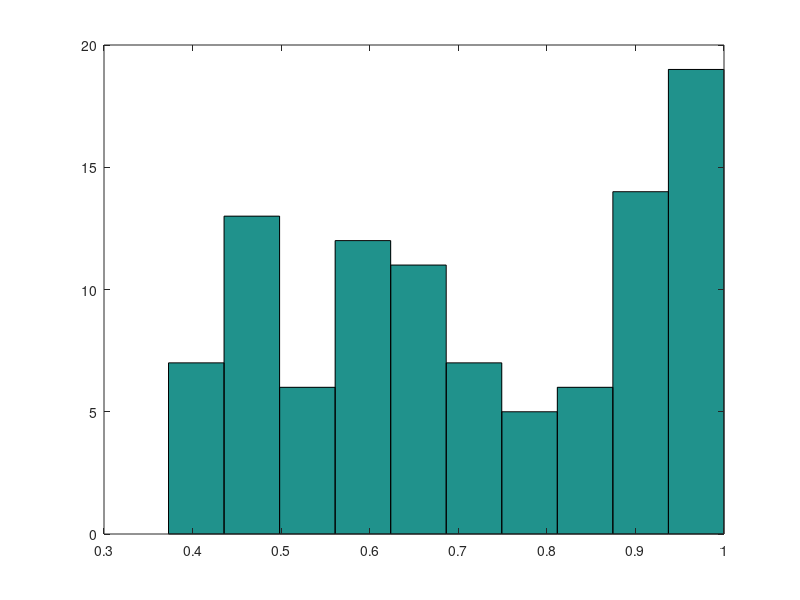

The MATLAB source for this figure:
n=100;
x=rand(1,n);
h1=exp(-0.5*(x.^2));
h2=-h1;
snr1=(abs(h1)).^2;
snr2=0.5*(((abs(h1)).^2)+((abs(h2)).^2));
hist(snr1)
hist(snr2)
